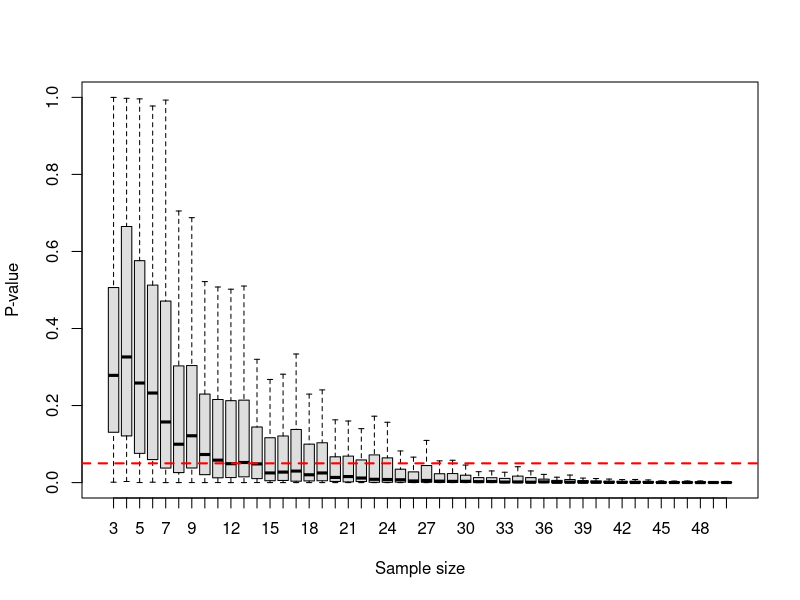

Write R code to recreate this figure.
# T-test power analysis -----

# Specify sampling means
# This means that we want to detect a 20% difference
  mu.1 = 20
  mu.2 = 0.80*mu.1

# Now, we need to know something about the variance
# So, we make it up- for now, assume they are equal
# Start with a CV if you want to use that metric
# Here, we'll assume they're the same for convenience
  cv = 2
  sigma.1 = (mu.1*cv)/100
  sigma.2 = 5

# Number of simulations to run. We'll do 10k for now
  nruns = 10000  

# Containers to hold simulation results
  n = vector(mode='numeric', length=nruns)
  p = vector(mode='numeric', length=nruns)    

# Set up a progress bar
  pb <- txtProgressBar(min = 0, max = nruns, style=3, char="><> ")

# Run the simulation
  for(i in 1:nruns){  
  # Let's sample each group
  # We will take "n" samples
    # First, we'll tell R what n is. Here, we consider sample sizes from
    # 3 to 30.
      n[i] = sample(seq(from=3, to=50, by=1), 1)
    # Now, we can randomly sample each of our groups
      one = rnorm(n=n[i], mean=mu.1, sd=sigma.2)
      two = rnorm(n=n[i], mean=mu.2, sd=sigma.2)
  # Oops...let's make our respons and our explanatory variable
    # Response variable
      y = c(one, two)
    # Explanatory variable
      x = c( rep(x = "group1", times=n[i]),
             rep(x = "group2", times=n[i]) )
  # Now, we will do a null hypothesis significance test using
  # a t-test. Here our null hypothesis is that there is no
  # difference in the response between groups. This is a two-tail
  # test.
    mod = t.test(y~x, var.equal=TRUE)
    p[i] = mod$p.value
    
  # System time out for progress bar update
    Sys.sleep(0.0001)
    setTxtProgressBar(pb, i)
    
  }    
  
# Close the progress meter
  close(pb)

# Put the simulation results into a dataframe containing sample sizes and 
# p-values. If p < 0.05, then we can say that we successfully detected a
# difference of 20% between groups
  results = data.frame(n, p)
  head(results, 10)

# Plot the results as boxplots so we can roughly gauge how many samples (x)
# we need to achieve p < 0.05 (red line)
  boxplot(p~n, col='gray87', ylab='P-value', xlab='Sample size', outline=FALSE)  
# Add a line for p = 0.05  
  abline(h=0.05, lwd=2, lty=2, col='red')  
  